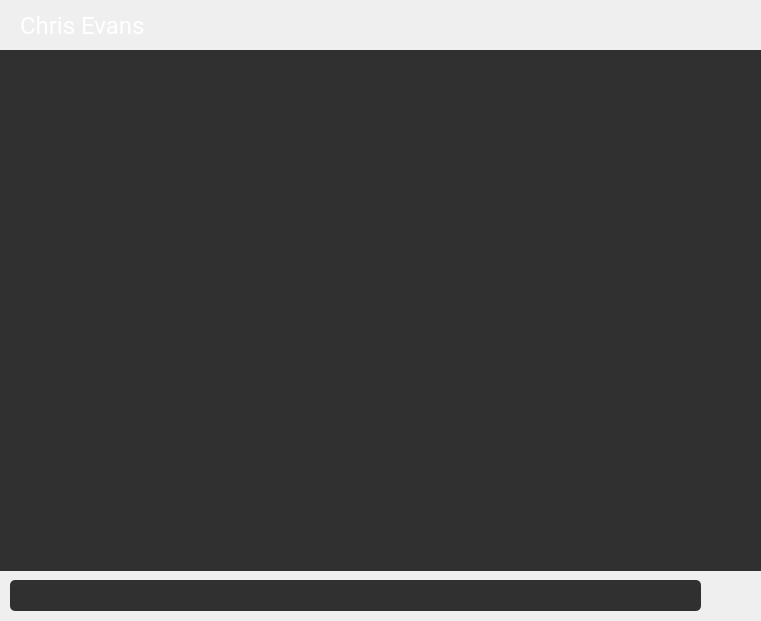
<?xml version="1.0" encoding="UTF-8"?>
<ui version="4.0">
 <class>ChatCell</class>
 <widget class="QWidget" name="ChatCell">
  <property name="geometry">
   <rect>
    <x>0</x>
    <y>0</y>
    <width>761</width>
    <height>621</height>
   </rect>
  </property>
  <property name="windowTitle">
   <string>Form</string>
  </property>
  <property name="styleSheet">
   <string notr="true"/>
  </property>
  <widget class="QWidget" name="chat_record" native="true">
   <property name="geometry">
    <rect>
     <x>0</x>
     <y>50</y>
     <width>761</width>
     <height>521</height>
    </rect>
   </property>
   <property name="palette">
    <palette>
     <active>
      <colorrole role="WindowText">
       <brush brushstyle="SolidPattern">
        <color alpha="255">
         <red>255</red>
         <green>255</green>
         <blue>255</blue>
        </color>
       </brush>
      </colorrole>
      <colorrole role="Button">
       <brush brushstyle="SolidPattern">
        <color alpha="204">
         <red>0</red>
         <green>0</green>
         <blue>0</blue>
        </color>
       </brush>
      </colorrole>
      <colorrole role="Light">
       <brush brushstyle="SolidPattern">
        <color alpha="204">
         <red>84</red>
         <green>84</green>
         <blue>84</blue>
        </color>
       </brush>
      </colorrole>
      <colorrole role="Midlight">
       <brush brushstyle="SolidPattern">
        <color alpha="204">
         <red>70</red>
         <green>70</green>
         <blue>70</blue>
        </color>
       </brush>
      </colorrole>
      <colorrole role="Dark">
       <brush brushstyle="SolidPattern">
        <color alpha="204">
         <red>28</red>
         <green>28</green>
         <blue>28</blue>
        </color>
       </brush>
      </colorrole>
      <colorrole role="Mid">
       <brush brushstyle="SolidPattern">
        <color alpha="204">
         <red>37</red>
         <green>37</green>
         <blue>37</blue>
        </color>
       </brush>
      </colorrole>
      <colorrole role="Text">
       <brush brushstyle="SolidPattern">
        <color alpha="255">
         <red>255</red>
         <green>255</green>
         <blue>255</blue>
        </color>
       </brush>
      </colorrole>
      <colorrole role="BrightText">
       <brush brushstyle="SolidPattern">
        <color alpha="255">
         <red>255</red>
         <green>255</green>
         <blue>255</blue>
        </color>
       </brush>
      </colorrole>
      <colorrole role="ButtonText">
       <brush brushstyle="SolidPattern">
        <color alpha="255">
         <red>255</red>
         <green>255</green>
         <blue>255</blue>
        </color>
       </brush>
      </colorrole>
      <colorrole role="Base">
       <brush brushstyle="SolidPattern">
        <color alpha="204">
         <red>0</red>
         <green>0</green>
         <blue>0</blue>
        </color>
       </brush>
      </colorrole>
      <colorrole role="Window">
       <brush brushstyle="SolidPattern">
        <color alpha="204">
         <red>0</red>
         <green>0</green>
         <blue>0</blue>
        </color>
       </brush>
      </colorrole>
      <colorrole role="Shadow">
       <brush brushstyle="SolidPattern">
        <color alpha="255">
         <red>0</red>
         <green>0</green>
         <blue>0</blue>
        </color>
       </brush>
      </colorrole>
      <colorrole role="AlternateBase">
       <brush brushstyle="SolidPattern">
        <color alpha="229">
         <red>28</red>
         <green>28</green>
         <blue>28</blue>
        </color>
       </brush>
      </colorrole>
      <colorrole role="ToolTipBase">
       <brush brushstyle="SolidPattern">
        <color alpha="255">
         <red>255</red>
         <green>255</green>
         <blue>220</blue>
        </color>
       </brush>
      </colorrole>
      <colorrole role="ToolTipText">
       <brush brushstyle="SolidPattern">
        <color alpha="255">
         <red>0</red>
         <green>0</green>
         <blue>0</blue>
        </color>
       </brush>
      </colorrole>
      <colorrole role="PlaceholderText">
       <brush brushstyle="SolidPattern">
        <color alpha="128">
         <red>255</red>
         <green>255</green>
         <blue>255</blue>
        </color>
       </brush>
      </colorrole>
     </active>
     <inactive>
      <colorrole role="WindowText">
       <brush brushstyle="SolidPattern">
        <color alpha="255">
         <red>255</red>
         <green>255</green>
         <blue>255</blue>
        </color>
       </brush>
      </colorrole>
      <colorrole role="Button">
       <brush brushstyle="SolidPattern">
        <color alpha="204">
         <red>0</red>
         <green>0</green>
         <blue>0</blue>
        </color>
       </brush>
      </colorrole>
      <colorrole role="Light">
       <brush brushstyle="SolidPattern">
        <color alpha="204">
         <red>84</red>
         <green>84</green>
         <blue>84</blue>
        </color>
       </brush>
      </colorrole>
      <colorrole role="Midlight">
       <brush brushstyle="SolidPattern">
        <color alpha="204">
         <red>70</red>
         <green>70</green>
         <blue>70</blue>
        </color>
       </brush>
      </colorrole>
      <colorrole role="Dark">
       <brush brushstyle="SolidPattern">
        <color alpha="204">
         <red>28</red>
         <green>28</green>
         <blue>28</blue>
        </color>
       </brush>
      </colorrole>
      <colorrole role="Mid">
       <brush brushstyle="SolidPattern">
        <color alpha="204">
         <red>37</red>
         <green>37</green>
         <blue>37</blue>
        </color>
       </brush>
      </colorrole>
      <colorrole role="Text">
       <brush brushstyle="SolidPattern">
        <color alpha="255">
         <red>255</red>
         <green>255</green>
         <blue>255</blue>
        </color>
       </brush>
      </colorrole>
      <colorrole role="BrightText">
       <brush brushstyle="SolidPattern">
        <color alpha="255">
         <red>255</red>
         <green>255</green>
         <blue>255</blue>
        </color>
       </brush>
      </colorrole>
      <colorrole role="ButtonText">
       <brush brushstyle="SolidPattern">
        <color alpha="255">
         <red>255</red>
         <green>255</green>
         <blue>255</blue>
        </color>
       </brush>
      </colorrole>
      <colorrole role="Base">
       <brush brushstyle="SolidPattern">
        <color alpha="204">
         <red>0</red>
         <green>0</green>
         <blue>0</blue>
        </color>
       </brush>
      </colorrole>
      <colorrole role="Window">
       <brush brushstyle="SolidPattern">
        <color alpha="204">
         <red>0</red>
         <green>0</green>
         <blue>0</blue>
        </color>
       </brush>
      </colorrole>
      <colorrole role="Shadow">
       <brush brushstyle="SolidPattern">
        <color alpha="255">
         <red>0</red>
         <green>0</green>
         <blue>0</blue>
        </color>
       </brush>
      </colorrole>
      <colorrole role="AlternateBase">
       <brush brushstyle="SolidPattern">
        <color alpha="229">
         <red>28</red>
         <green>28</green>
         <blue>28</blue>
        </color>
       </brush>
      </colorrole>
      <colorrole role="ToolTipBase">
       <brush brushstyle="SolidPattern">
        <color alpha="255">
         <red>255</red>
         <green>255</green>
         <blue>220</blue>
        </color>
       </brush>
      </colorrole>
      <colorrole role="ToolTipText">
       <brush brushstyle="SolidPattern">
        <color alpha="255">
         <red>0</red>
         <green>0</green>
         <blue>0</blue>
        </color>
       </brush>
      </colorrole>
      <colorrole role="PlaceholderText">
       <brush brushstyle="SolidPattern">
        <color alpha="128">
         <red>255</red>
         <green>255</green>
         <blue>255</blue>
        </color>
       </brush>
      </colorrole>
     </inactive>
     <disabled>
      <colorrole role="WindowText">
       <brush brushstyle="SolidPattern">
        <color alpha="204">
         <red>28</red>
         <green>28</green>
         <blue>28</blue>
        </color>
       </brush>
      </colorrole>
      <colorrole role="Button">
       <brush brushstyle="SolidPattern">
        <color alpha="204">
         <red>0</red>
         <green>0</green>
         <blue>0</blue>
        </color>
       </brush>
      </colorrole>
      <colorrole role="Light">
       <brush brushstyle="SolidPattern">
        <color alpha="204">
         <red>84</red>
         <green>84</green>
         <blue>84</blue>
        </color>
       </brush>
      </colorrole>
      <colorrole role="Midlight">
       <brush brushstyle="SolidPattern">
        <color alpha="204">
         <red>70</red>
         <green>70</green>
         <blue>70</blue>
        </color>
       </brush>
      </colorrole>
      <colorrole role="Dark">
       <brush brushstyle="SolidPattern">
        <color alpha="204">
         <red>28</red>
         <green>28</green>
         <blue>28</blue>
        </color>
       </brush>
      </colorrole>
      <colorrole role="Mid">
       <brush brushstyle="SolidPattern">
        <color alpha="204">
         <red>37</red>
         <green>37</green>
         <blue>37</blue>
        </color>
       </brush>
      </colorrole>
      <colorrole role="Text">
       <brush brushstyle="SolidPattern">
        <color alpha="204">
         <red>28</red>
         <green>28</green>
         <blue>28</blue>
        </color>
       </brush>
      </colorrole>
      <colorrole role="BrightText">
       <brush brushstyle="SolidPattern">
        <color alpha="255">
         <red>255</red>
         <green>255</green>
         <blue>255</blue>
        </color>
       </brush>
      </colorrole>
      <colorrole role="ButtonText">
       <brush brushstyle="SolidPattern">
        <color alpha="204">
         <red>28</red>
         <green>28</green>
         <blue>28</blue>
        </color>
       </brush>
      </colorrole>
      <colorrole role="Base">
       <brush brushstyle="SolidPattern">
        <color alpha="204">
         <red>0</red>
         <green>0</green>
         <blue>0</blue>
        </color>
       </brush>
      </colorrole>
      <colorrole role="Window">
       <brush brushstyle="SolidPattern">
        <color alpha="204">
         <red>0</red>
         <green>0</green>
         <blue>0</blue>
        </color>
       </brush>
      </colorrole>
      <colorrole role="Shadow">
       <brush brushstyle="SolidPattern">
        <color alpha="255">
         <red>0</red>
         <green>0</green>
         <blue>0</blue>
        </color>
       </brush>
      </colorrole>
      <colorrole role="AlternateBase">
       <brush brushstyle="SolidPattern">
        <color alpha="204">
         <red>56</red>
         <green>56</green>
         <blue>56</blue>
        </color>
       </brush>
      </colorrole>
      <colorrole role="ToolTipBase">
       <brush brushstyle="SolidPattern">
        <color alpha="255">
         <red>255</red>
         <green>255</green>
         <blue>220</blue>
        </color>
       </brush>
      </colorrole>
      <colorrole role="ToolTipText">
       <brush brushstyle="SolidPattern">
        <color alpha="255">
         <red>0</red>
         <green>0</green>
         <blue>0</blue>
        </color>
       </brush>
      </colorrole>
      <colorrole role="PlaceholderText">
       <brush brushstyle="SolidPattern">
        <color alpha="128">
         <red>255</red>
         <green>255</green>
         <blue>255</blue>
        </color>
       </brush>
      </colorrole>
     </disabled>
    </palette>
   </property>
   <property name="styleSheet">
    <string notr="true">background: rgba(0,0,0,0.8);</string>
   </property>
   <widget class="QTextBrowser" name="recordList">
    <property name="geometry">
     <rect>
      <x>10</x>
      <y>0</y>
      <width>730</width>
      <height>471</height>
     </rect>
    </property>
    <property name="font">
     <font>
      <family>等线</family>
      <pointsize>10</pointsize>
     </font>
    </property>
    <property name="styleSheet">
     <string notr="true">background: rgba(0,0,0,0); border: 0px;color: white;</string>
    </property>
   </widget>
   <widget class="QTextBrowser" name="chat_information">
    <property name="geometry">
     <rect>
      <x>470</x>
      <y>0</y>
      <width>291</width>
      <height>61</height>
     </rect>
    </property>
    <property name="font">
     <font>
      <family>Roboto</family>
      <pointsize>14</pointsize>
     </font>
    </property>
    <property name="styleSheet">
     <string notr="true">background: rgba(0,0,0,0); color: white;border: 0px;</string>
    </property>
   </widget>
  </widget>
  <widget class="QWidget" name="widget" native="true">
   <property name="geometry">
    <rect>
     <x>0</x>
     <y>570</y>
     <width>761</width>
     <height>51</height>
    </rect>
   </property>
   <widget class="QTextEdit" name="chat_messageInput">
    <property name="geometry">
     <rect>
      <x>10</x>
      <y>10</y>
      <width>691</width>
      <height>31</height>
     </rect>
    </property>
    <property name="font">
     <font>
      <family>等线</family>
      <pointsize>10</pointsize>
     </font>
    </property>
    <property name="styleSheet">
     <string notr="true">background: rgba(0,0,0,0.8); border-radius: 5px; color: white;</string>
    </property>
   </widget>
   <widget class="QPushButton" name="chat_sendButton">
    <property name="geometry">
     <rect>
      <x>710</x>
      <y>10</y>
      <width>41</width>
      <height>31</height>
     </rect>
    </property>
    <property name="cursor">
     <cursorShape>PointingHandCursor</cursorShape>
    </property>
    <property name="text">
     <string/>
    </property>
    <property name="icon">
     <iconset resource="../images.qrc">
      <normaloff>:/new/buttons/images/buttons/send.png</normaloff>:/new/buttons/images/buttons/send.png</iconset>
    </property>
    <property name="iconSize">
     <size>
      <width>50</width>
      <height>50</height>
     </size>
    </property>
    <property name="flat">
     <bool>true</bool>
    </property>
   </widget>
  </widget>
  <widget class="QWidget" name="chat_title" native="true">
   <property name="geometry">
    <rect>
     <x>0</x>
     <y>0</y>
     <width>761</width>
     <height>51</height>
    </rect>
   </property>
   <property name="styleSheet">
    <string notr="true"/>
   </property>
   <widget class="QLabel" name="chat_object">
    <property name="geometry">
     <rect>
      <x>20</x>
      <y>0</y>
      <width>581</width>
      <height>51</height>
     </rect>
    </property>
    <property name="font">
     <font>
      <family>Roboto</family>
      <pointsize>18</pointsize>
     </font>
    </property>
    <property name="styleSheet">
     <string notr="true">background: rgba(0,0,0,0); color: white;</string>
    </property>
    <property name="text">
     <string>Chris Evans</string>
    </property>
   </widget>
  </widget>
 </widget>
 <resources>
  <include location="../images.qrc"/>
 </resources>
 <connections/>
</ui>
